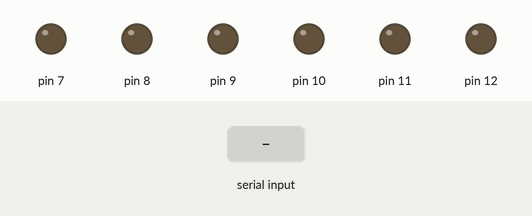
A sketch run on a simulated Arduino Uno, built with avr-gcc and run on an emulated ATmega328P. On the bench: output pins drawn as LEDs (lit = HIGH). Dashed ring = blinking. Inputs (shaded band) come from the test bench. What the sketch prints to the serial monitor is not drawn.

Above: at 1.2 s.
1.3 s: "rojo" received over Serial
At 2.7 s:
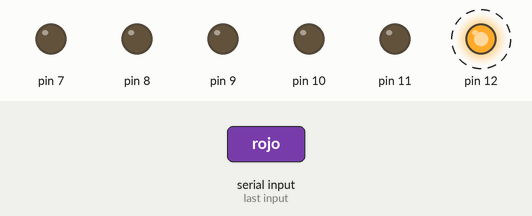
4.3 s: "verde" received over Serial
At 5.7 s:
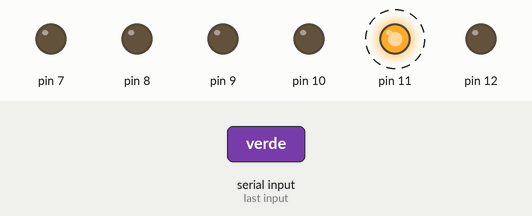
7.3 s: "azul" received over Serial
At 8.6 s:
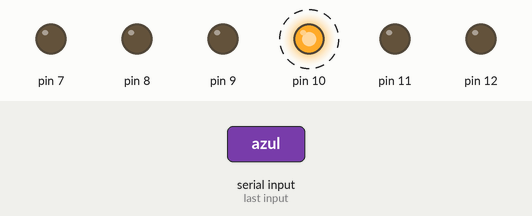
10.3 s: "amarillo" received over Serial
At 11.7 s:
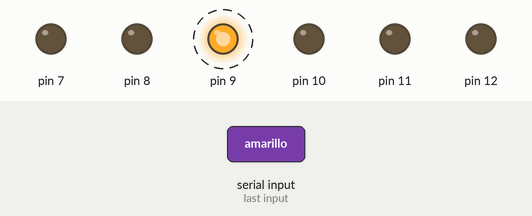
13.3 s: "naranja" received over Serial
At 14.7 s:
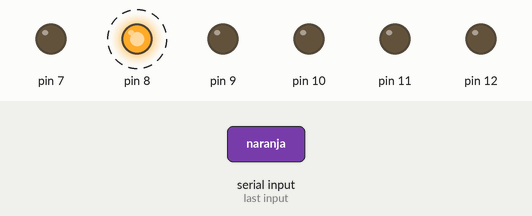
16.3 s: "blanco" received over Serial
At 17.7 s:
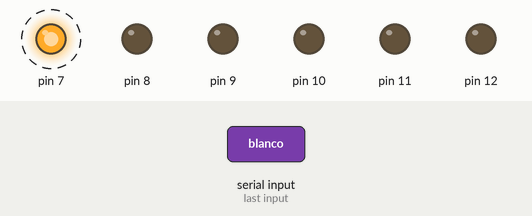
Timing chart, 0 to 20.3 s (numbered marks = the images above; inputs shaded):
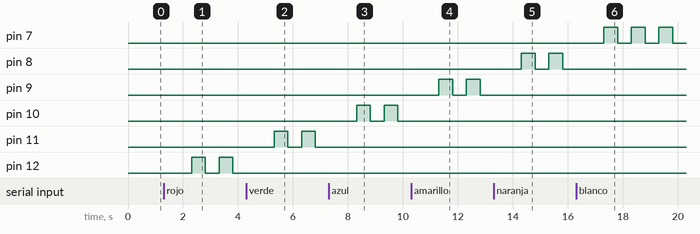

Measured:
- after the input at 1.3 s, pin 12: alternates HIGH for 0.50 s and LOW for 0.50 s, starting after 1.0 s
- after the input at 4.3 s, pin 11: alternates HIGH for 0.50 s and LOW for 0.50 s, starting after 1.0 s; pin 12: stops changing and stays LOW
- after the input at 7.3 s, pin 10: alternates HIGH for 0.50 s and LOW for 0.50 s, starting after 1.0 s; pin 11: stops changing and stays LOW
- after the input at 10.3 s, pin 9: alternates HIGH for 0.50 s and LOW for 0.50 s, starting after 1.0 s; pin 10: stops changing and stays LOW
- after the input at 13.3 s, pin 8: alternates HIGH for 0.50 s and LOW for 0.50 s, starting after 1.0 s; pin 9: stops changing and stays LOW
- after the input at 16.3 s, pin 7: alternates HIGH for 0.50 s and LOW for 0.50 s, starting after 1.0 s; pin 8: stops changing and stays LOW

The sketch:

practica_02_pablosantosmiranda1.ino
```cpp
/*
  Programa para encender varios LEDS en función do
  valor dunha variable.

  Autor: Pablo Santos Miranda.
  Data: Novembro 2026
*/


//PARA HACER EL APARTADO 1 BASTARÍA CON ESCRIBIR EL COLOR QUE
//QUEREMOS QUE SE ILUMINE ENTRE LAS PARENTESIS DE LA VARIABLE
//COLOR
String color = "";
//String color = "azul"; POR EJEMPLO
void setup() {
  pinMode(12, OUTPUT);
  pinMode(11, OUTPUT);
  pinMode(10, OUTPUT);
  pinMode(9, OUTPUT);
  pinMode(8, OUTPUT);
  pinMode(7, OUTPUT);
  Serial.begin(9600);
}

void loop() {
  if(Serial.available()) {
    color = Serial.readString();
  }

  if(color == "rojo") {
    digitalWrite(12, HIGH);
    Serial.print("LED rojo encendido; ");
    delay(500);
    digitalWrite(12, LOW);
    Serial.println("LED rojo apagado");
    delay(500);
  }
  else if(color == "verde") {
    digitalWrite(11, HIGH);
    Serial.print("LED verde encendido; ");
    delay(500);
    digitalWrite(11, LOW);
    Serial.println("LED verde apagado");
    delay(500);
  }
  else if(color == "azul") {
    digitalWrite(10, HIGH);
    Serial.print("LED azul apagado; ");
    delay(500);
    digitalWrite(10, LOW);
    Serial.println("LED azul apagado");
    delay(500);
  }
  else if(color == "amarillo") {
    digitalWrite(9, HIGH);
    Serial.print("LED amarillo apagado; ");
    delay(500);
    digitalWrite(9, LOW);
    Serial.println("LED amarillo apagado");
    delay(500);
  }
  else if(color == "naranja") {
    digitalWrite(8, HIGH);
    Serial.print("LED naranja apagado; ");
    delay(500);
    digitalWrite(8, LOW);
    Serial.println("LED naranja apagado");
    delay(500);
  }
  else if(color == "blanco") {
    digitalWrite(7, HIGH);
    Serial.print("LED blanco apagado; ");
    delay(500);
    digitalWrite(7, LOW);
    Serial.println("LED blanco apagado");
    delay(500);
  }
  else {
    Serial.println("Todos los LEDs apagados");
  }
}
```
